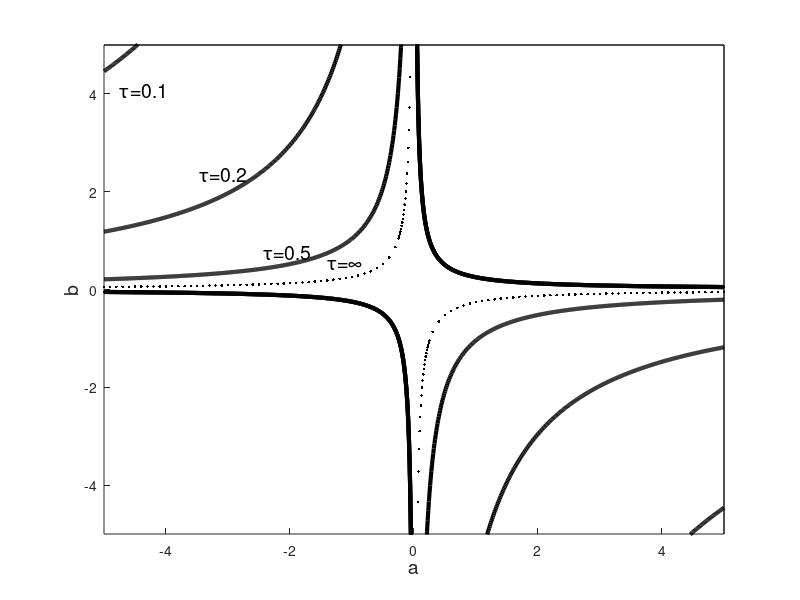

Source code (MATLAB):
function infinite_line_fix_n

%   ()
% Create figure
    figure1 = figure('InvertHardcopy','off','Color',[1 1 1], ...
        'position', [0 0 600 570]);
    set(figure1,'PaperUnits','centimeters');
    
    function minW = minW(tau)
        w = 0: 0.01: pi/2;
        func = w.*tan(w);
        
        ind = 1;
        while func(ind) < tau
            ind = ind + 1;
        end
        minW = func(ind);
    end

    function FF = Fodd(n)
        FF = 1/(4* cos(pi/(n+1)).^2); 
    end

    function FF = Feven(tau, n)
        w = minW(tau);
        FF = 1/(4*sin(w).^2 * cos(pi/(n+1)).^2); 
    end

 function plot_gip(tau, n)
        x = -bound:.01:bound;
        plot(x, Fodd(n)./x, 'color', 'k', 'LineWidth', 3);
        plot(x, -Feven(tau, n)./x, 'color', 'k', 'LineWidth', 3);
 end

function plot_gip_inf(tau, n)
    x = [-bound:.1:-bound/20, -bound/20:.01: 0];
    x = [x -fliplr(x)];
    plot(x, Fodd(n)./x, '.', 'color', 'k', 'LineWidth', 1);
    plot(x, -Feven(tau, n)./x, '.', 'color', 'k', 'LineWidth', 1);
end

hold on
bound = 5;
n = Inf;
axis([-bound bound -bound bound]);

plot_gip(.1, n); 
plot_gip(.2, n); 
plot_gip(.5, n);
%plot_gip(1, n); 
% infinity N
plot_gip_inf(666, n);


% Create xlabel
xlabel({'a'}, 'FontSize',14);

% Create ylabel
ylabel({'b'}, 'FontSize',14);

%title({['n=' num2str(n)]}, 'FontSize',14);

% Create textbox
% Create textbox
annotation(figure1,'textbox',...
    [0.15 0.8 0.1 0.1],...
    'String',{'\tau=0.1'},...
    'FontSize',14,...
    'FitBoxToText','off',...
    'LineStyle','none',...
    'EdgeColor',[1 1 1]);
annotation(figure1,'textbox',...
    [0.25 0.66 0.1 0.1],...
    'String',{'\tau=0.2'},...
    'FontSize',14,...
    'FitBoxToText','off',...
    'LineStyle','none',...
    'EdgeColor',[1 1 1]);
annotation(figure1,'textbox',...
    [0.33 0.53 0.1 0.1],...
    'String',{'\tau=0.5'},...
    'FontSize',14,...
    'FitBoxToText','off',...
    'LineStyle','none',...
    'EdgeColor',[1 1 1]);
annotation(figure1,'textbox',...
    [0.41 0.53 0.06 0.06],...
    'String',{'\tau=\infty'},...
    'FontSize',14,...
    'FitBoxToText','off',...
    'LineStyle','none',...
    'EdgeColor',[1 1 1]);


  % Дополнительные границы
    plot([-bound  bound], [ bound  bound], 'k', 'LineWidth', 1);
    plot([ bound  bound], [-bound  bound], 'k', 'LineWidth', 1);
    
% axes
set(gca, 'XTick',[ -4 -2 0 2 4], 'YTick',[ -4 -2 0 2 4]);


end



   